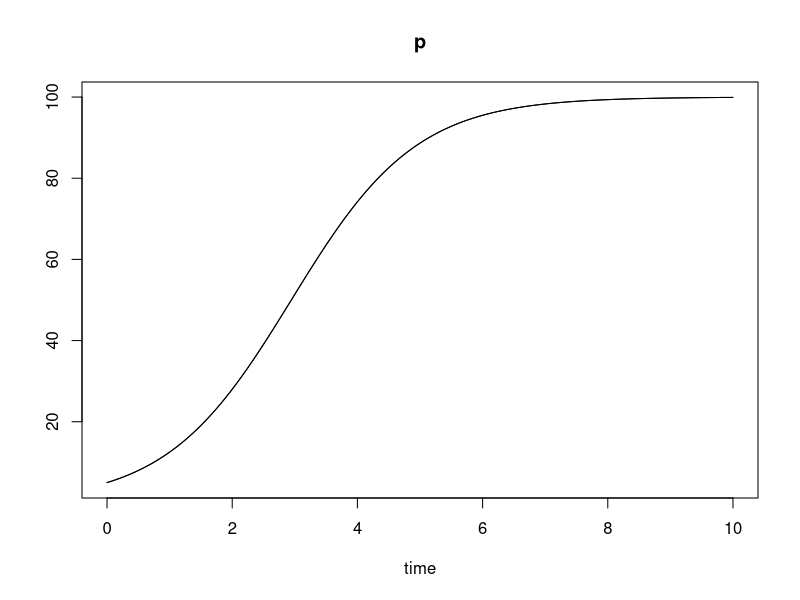
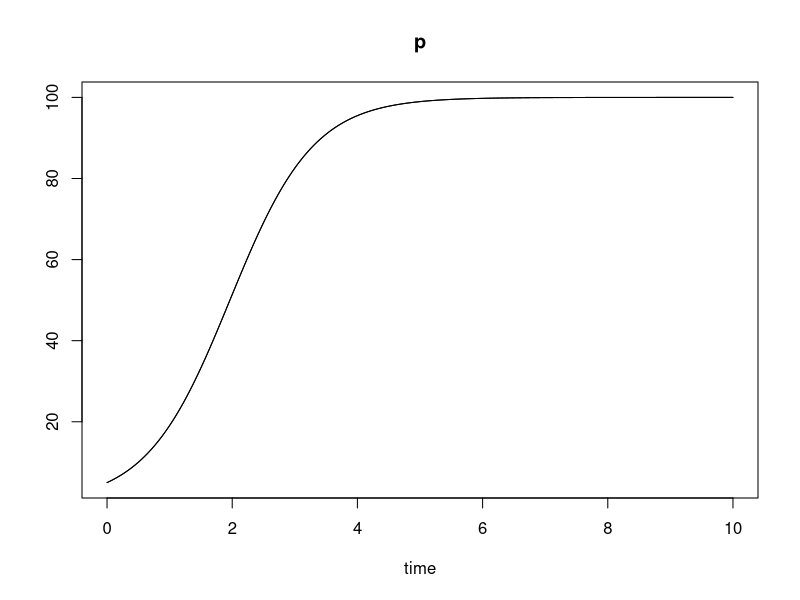
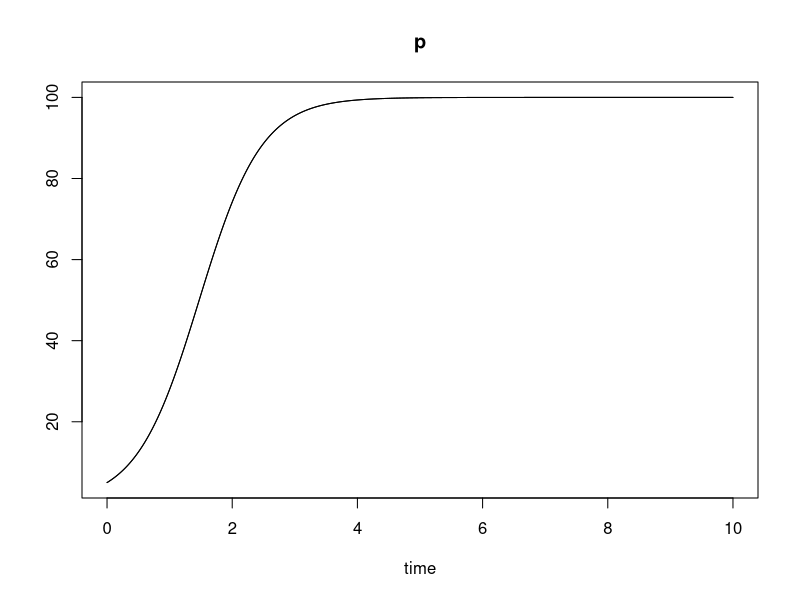
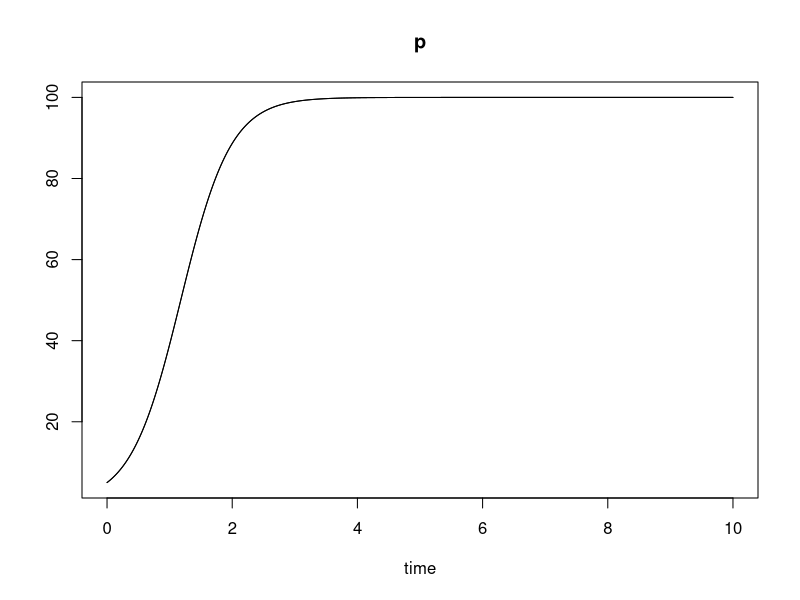
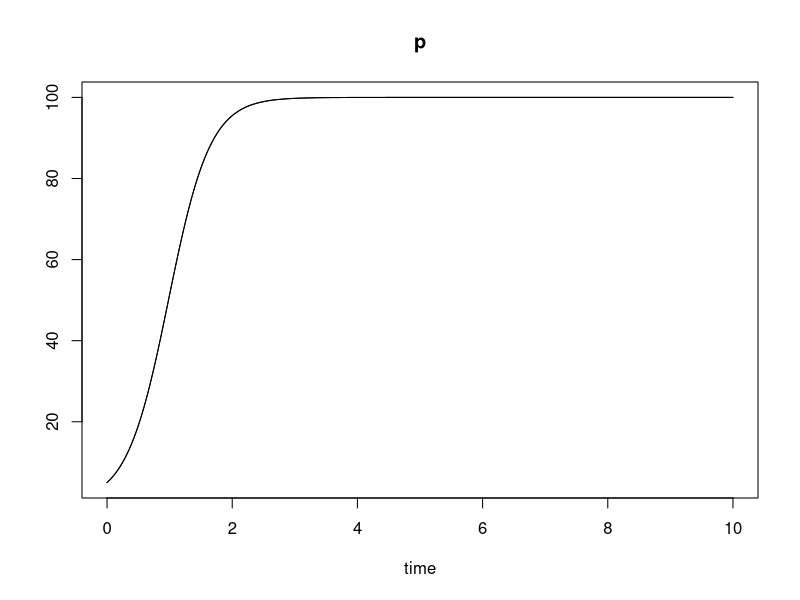
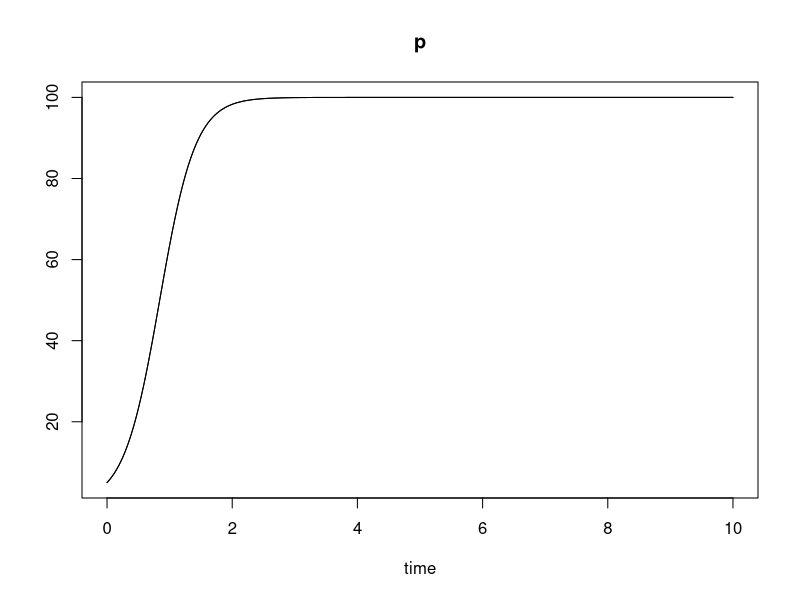

These figures' R source, in order:
library(deSolve)
r=c(1,1.5,2,2.5,3,3.5)
A=100
p=5 #poblacion inicial
yini=c(p=5)#vector de condiciones inicieles
par(mfrow=c(3,2))
for(k in 1:6){
poblacion=function(t,y,parms){ #funcion que tiene estos parametros
  with(as.list(y),{
    dp=r[k]*p*(1-(p/A))          #Ecuacion diferencial a resolver
    list(c(dp))})}            #Ecuaciones diferenciales
tiempo=seq(0,10,0.001)        #Tiempo de simulacion
solucion=ode(y=yini,times=tiempo,func=poblacion,parms=NULL) #Resuelve la ecuacion 
#con condicios ininiales yini, por cierto tiempo, dela fucion poblacion, cn otros 
#otros parametros no dados
plot(solucion) 
#Imprimir solucion
#plot(tiempo,solucion[,'v'],type='l')
lines(tiempo,solucion[,'p']) #
}
